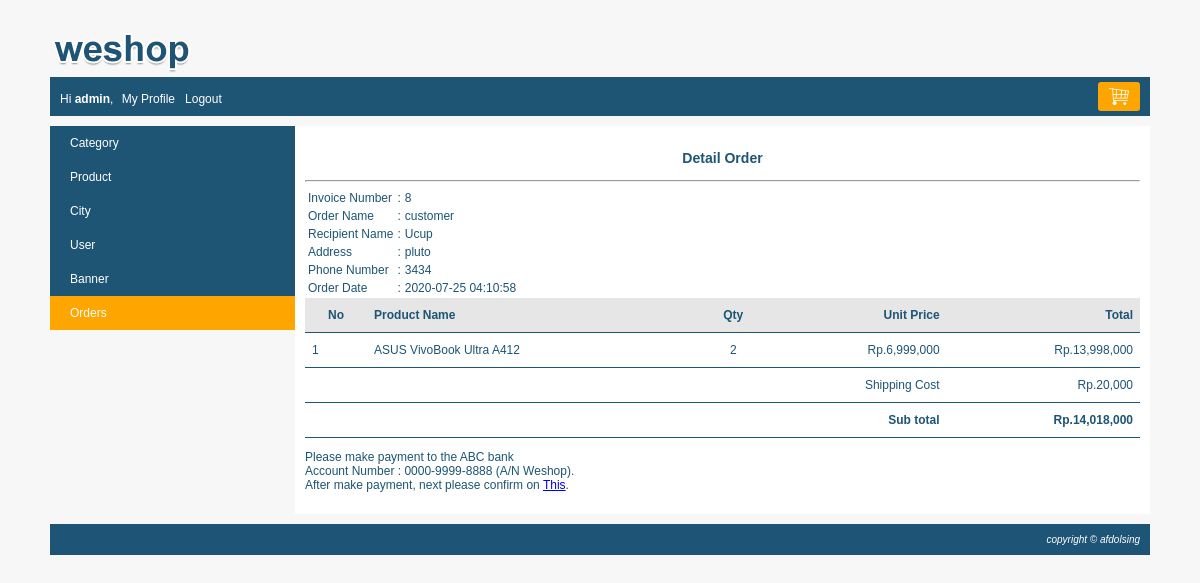
Screenshot of /index.php?page=my_profile&module=orders&action=detail&order_id=8 (signed in) with the database file from the repository.
### tables this page shows
CREATE TABLE `pesanan` (
  `pesanan_id` int(10) NOT NULL,
  `kota_id` int(10) NOT NULL,
  `user_id` int(10) NOT NULL,
  `nama_penerima` varchar(150) NOT NULL,
  `nomor_telepon` varchar(15) NOT NULL,
  `alamat` varchar(300) NOT NULL,
  `tanggal_pemesanan` datetime NOT NULL,
  `status` tinyint(4) NOT NULL
);

CREATE TABLE `user` (
  `user_id` int(10) NOT NULL,
  `level` varchar(30) NOT NULL,
  `nama` varchar(150) NOT NULL,
  `email` varchar(160) NOT NULL,
  `alamat` varchar(400) NOT NULL,
  `phone` varchar(15) NOT NULL,
  `password` varchar(300) NOT NULL,
  `status` enum('on','off') NOT NULL
);

CREATE TABLE `pesanan_detail` (
  `pesanan_id` int(10) NOT NULL,
  `barang_id` int(10) NOT NULL,
  `quantity` tinyint(2) NOT NULL,
  `harga` int(10) NOT NULL
);

CREATE TABLE `barang` (
  `barang_id` int(10) NOT NULL,
  `kategori_id` int(10) NOT NULL,
  `nama_barang` varchar(250) NOT NULL,
  `spesifikasi` text NOT NULL,
  `gambar` varchar(300) NOT NULL,
  `harga` int(10) NOT NULL,
  `stok` tinyint(1) NOT NULL,
  `status` enum('on','off') NOT NULL
);

CREATE TABLE `kota` (
  `kota_id` int(10) NOT NULL,
  `kota` varchar(150) NOT NULL,
  `tarif` int(10) NOT NULL,
  `status` enum('on','off') NOT NULL
);

### function/helper.php (called while the page is built, shortened)
<?php
function rupiah($defaultPrice = 0)
{
    $string = "Rp." . number_format($defaultPrice);
    return $string;
}

### module/orders/detail.php (the view, shortened to what this page needs)
<?php
	$orderId= $_GET["order_id"];
	$query = mysqli_query($conn, "SELECT pesanan.nama_penerima, pesanan.nomor_telepon, pesanan.alamat, pesanan.tanggal_pemesanan, user.nama, kota.kota, kota.tarif
                                    FROM pesanan
                                    JOIN user ON pesanan.user_id=user.user_id
                                    JOIN kota ON kota.kota_id=pesanan.kota_id
                                    WHERE pesanan.pesanan_id='$orderId'");
	$row=mysqli_fetch_assoc($query);
	$orderDate = $row['tanggal_pemesanan'];
	$recipientName = $row['nama_penerima'];
	$phone = $row['nomor_telepon'];
	$address = $row['alamat'];
    $orderName = $row['nama'];
    $rates = $row['tarif'];
?>
<div id="frame-faktur">
	<h3><center>Detail Order</center></h3>
	<hr/>
	<table>
		<tr>
			<td>Invoice Number</td>
			<td>:</td>
			<td><?php echo $orderId; ?></td>
		</tr>
		<tr>
			<td>Order Name</td>
			<td>:</td>
			<td><?php echo $orderName; ?></td>
		</tr>
		<tr>
			<td>Recipient Name</td>
			<td>:</td>
			<td><?php echo $recipientName; ?></td>
		</tr>
		<tr>
			<td>Address</td>
			<td>:</td>
			<td><?php echo $address; ?></td>
		</tr>
		<tr>
			<td>Phone Number</td>
			<td>:</td>
			<td><?php echo $phone; ?></td>
		</tr>
		<tr>
			<td>Order Date</td>
			<td>:</td>
			<td><?php echo $orderDate; ?></td>
		</tr>
	</table>
</div>
<table class="table-list">
		<tr class="baris-title">
			<th class="no">No</th>
			<th class="kiri">Product Name</th>
			<th class="tengah">Qty</th>
			<th class="kanan">Unit Price</th>
			<th class="kanan">Total</th>
		</tr>
		<?php
			$queryDetail = mysqli_query($conn, "SELECT pesanan_detail.*, barang.nama_barang FROM pesanan_detail JOIN barang ON pesanan_detail.barang_id=barang.barang_id WHERE pesanan_detail.pesanan_id='$orderId'");
			$no = 1;
			$subtotal = 0;
			while($rowDetail=mysqli_fetch_assoc($queryDetail)){
				$total = $rowDetail["harga"] * $rowDetail["quantity"];
				$subtotal = $subtotal + $total;
				echo "<tr>
						<td class='no'>$no</td>
						<td class='kiri'>$rowDetail[nama_barang]</td>
						<td class='tengah'>$rowDetail[quantity]</td>
						<td class='kanan'>".rupiah($rowDetail["harga"])."</td>
						<td class='kanan'>".rupiah($total)."</td>
					  </tr>";
				$no++;
			}
			$subtotal = $subtotal + $rates;
		?>
		<tr>
			<td class="kanan" colspan="4">Shipping Cost</td>
			<td class="kanan"><?php echo rupiah($rates); ?></td>
		</tr>
		<tr>
			<td class="kanan" colspan="4"><b>Sub total</b></td>
			<td class="kanan"><b><?php echo rupiah($subtotal); ?></b></td>
		</tr>
	</table>
	<div id="frame-keterangan-pembayaran">
		<p>Please make payment to the ABC bank<br/>
		   Account Number : 0000-9999-8888 (A/N Weshop).<br/>
		   After make payment, next please confirm on
		   <a href="<?php echo BASE_URL."index.php?page=my_profile&module=orders&action=payment_confirm&order_id=$orderId"?>">This</a>.
		</p>
	</div>

### css/style.css (style rules this page uses)
body { font-family:arial; font-size:12px; color:#1e5474; background:#F7F7F7; margin:0px; }
.table-list { width: 100%; border-collapse: collapse; }
.table-list tr { border-bottom: 1px solid #1e5474; }
.table-list tr.baris-title { background: #E6E6E6; }
.table-list tr th, .table-list tr td { padding: 10px 7px; }
.tengah { text-align: center; }
.kiri { text-align: left; }
.kanan { text-align: right; }

### rows the page displays
pesanan: user.nama "customer", nama_penerima "Ucup", alamat "pluto", nomor_telepon "3434", tanggal_pemesanan "2020-07-25 04:10:58", kota.tarif "Rp.20,000"
pesanan_detail: barang.nama_barang "ASUS VivoBook Ultra A412", quantity "2", harga "Rp.6,999,000", rupiah($total) "Rp.13,998,000"

### other values shown
$name "admin"
$orderId "8"
rupiah($subtotal) "Rp.14,018,000"
